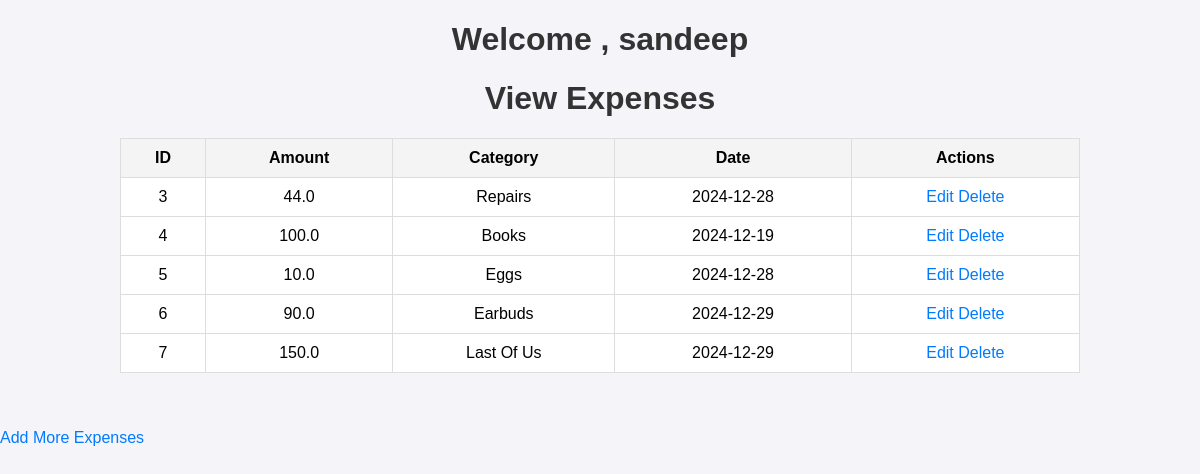
Screenshot of /view (signed in) with the database file from the repository.
### tables this page shows
CREATE TABLE Expenses (
        id INTEGER PRIMARY KEY AUTOINCREMENT,
        user_id INTEGER NOT NULL,
        amount REAL NOT NULL,
        category TEXT NOT NULL,
        date TEXT NOT NULL,
        FOREIGN KEY (user_id) REFERENCES Users(id)
    );

### app.py (the view)
@app.route('/view')
@login_required
def view_expenses():
    db = get_db()
    expenses = db.execute(
        'SELECT * FROM Expenses WHERE user_id = ?',
        (session['user_id'],)  # Assuming user_id=1 for now
    ).fetchall()
    return render_template('view_expenses.html', expenses=expenses)

### app.py (called while the page is built)
def get_db():
    db = getattr(g, '_database', None)
    if db is None:
        db = g._database = sqlite3.connect(DATABASE)
        db.row_factory = sqlite3.Row  # To return rows as dictionaries
    return db

@app.teardown_appcontext
def close_connection(exception):
    db = getattr(g, '_database', None)
    if db is not None:
        db.close()

def login_required(f):
    @wraps(f)
    def decorated_function(*args , **kwargs):
        if 'user_id' not in session:
            flash('Please Log in to access this page.' , 'success')
            return redirect(url_for('login'))
        return f(*args , **kwargs)
    return decorated_function

### templates/view_expenses.html (shortened to what this page needs)
<!DOCTYPE html>
<html lang="en">
<head>
    <link rel="stylesheet" type="text/css" href="{{ url_for('static', filename='styles.css') }}">
</head>
<body>
    <h1>Welcome , {{ session['username'] }}</h1>
    <h1>View Expenses</h1>
    <table border="5">
        <tr>
            <th>ID</th>
            <th>Amount</th>
            <th>Category</th>
            <th>Date</th>
            <th>Actions</th>
        </tr>
        {% for expense in expenses %}
            <tr>
                <td>{{ expense.id }}</td>
                <td>{{ expense.amount }}</td>
                <td>{{ expense.category }}</td>
                <td>{{ expense.date }}</td>
                <td>
                    <a href="{{ url_for('edit_expense' , id=expense.id) }}">Edit</a>
                    <a href="{{ url_for('delete_expense' , id=expense.id) }}" onclick="return confirm('Are you sure you want to delete this expense')">Delete</a>
                </td>
            </tr>
        {% endfor %}
    </table>
    <br><br>
    <a href="{{ url_for('add_expense') }}">Add More Expenses</a><br><br>
</body>
</html>

### static/styles.css (style rules this page uses)
body { font-family: Arial, sans-serif; margin: 0; padding: 0; background-color: #f4f4f9; }
h1 { text-align: center; color: #333; }
table { width: 80%; margin: 20px auto; border-collapse: collapse; background: #fff; }
table , th , td { border: 1px solid #ddd; }
th , td { padding: 10px; text-align: center; }
th { background-color: #f4f4f4; }
a { color: #007bff; text-decoration: none; }

### rows the page displays
Expenses: id "3", amount "44.0", category "Repairs", date "2024-12-28"
Expenses: id "4", amount "100.0", category "Books", date "2024-12-19"
Expenses: id "5", amount "10.0", category "Eggs", date "2024-12-28"
Expenses: id "6", amount "90.0", category "Earbuds", date "2024-12-29"
Expenses: id "7", amount "150.0", category "Last Of Us", date "2024-12-29"

### other values shown
{{ session['username'] }} "sandeep"
